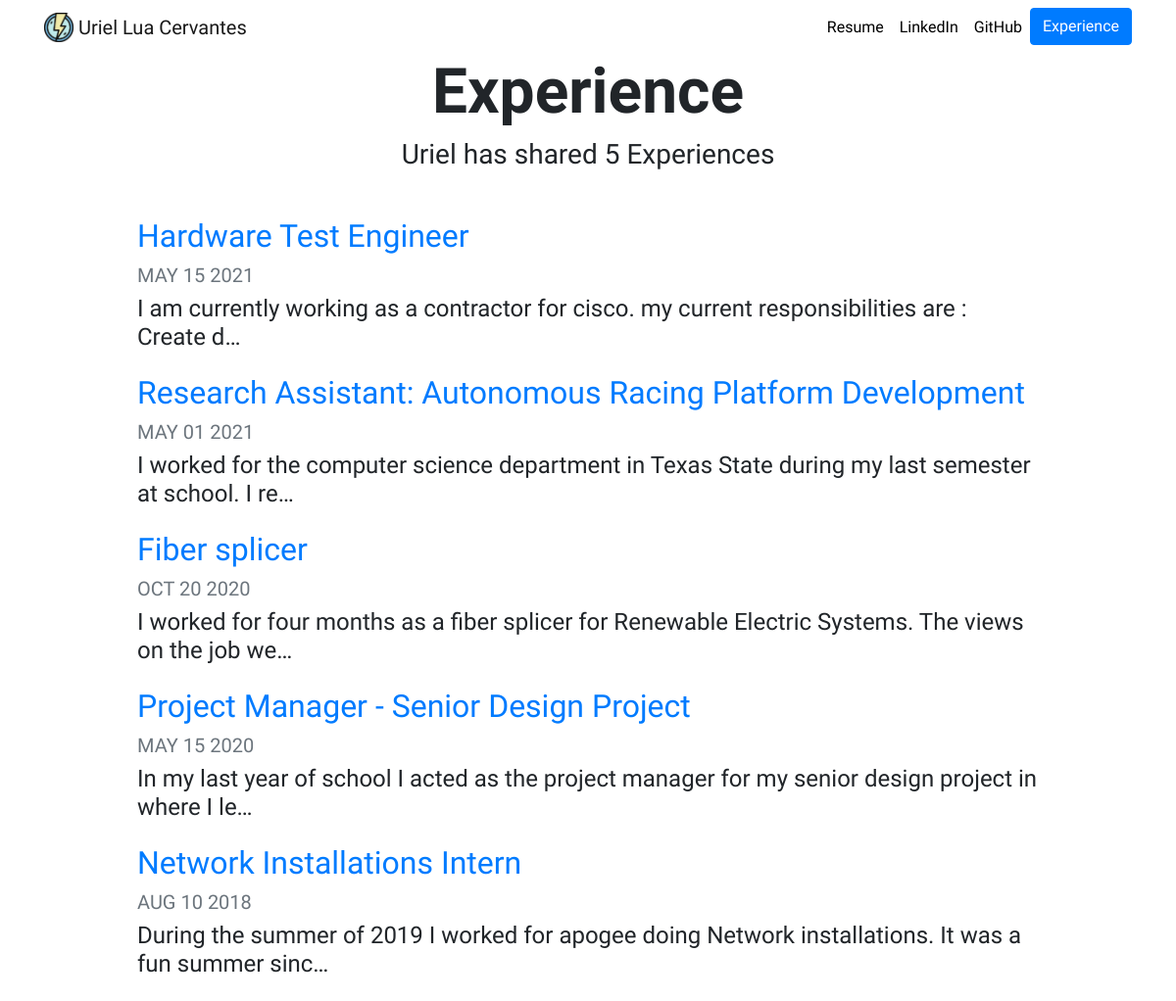
Page /blog/ on the earlier database version.
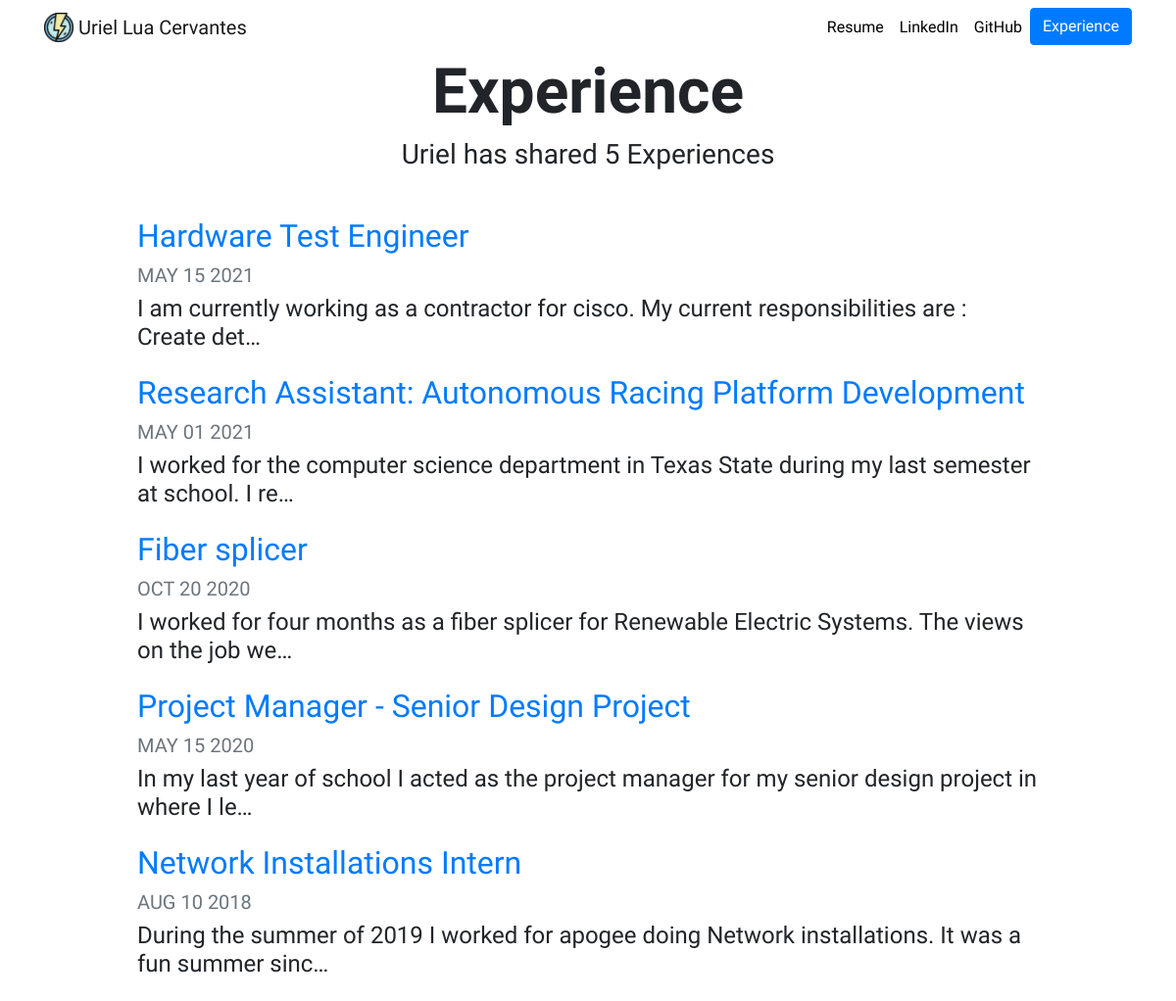
Same page on the later database version.
### blog/models.py (models this page shows, shortened)
class Blog(models.Model):
    title = models.CharField(max_length=100)
    description = models.TextField()
    date = models.DateField()

### blog/views.py (the view)
# urls.py: path('', views.all_blogs, name='all_blogs'),
def all_blogs(request):
    blogs = Blog.objects.order_by('-date')
    return render(request, 'blog/all_blogs.html',{'blogs':blogs})

### blog/templates/blog/all_blogs.html
{% extends "portfolio/base.html" %}
{% load static %}
{% block content %}
<h1 id="blogtitle" class="font-weight-bold text-center">Experience</h1>
<h3 class="text-center mb-5">Uriel has shared {{ blogs.count }} Experience{{ blogs.count|pluralize }}</h3>
{% for blog in blogs %}
<div class="row justify-content-center my-3">
  <div class="col-md-10">
    <a href="{% url 'blog:detail' blog.id %}">
      <h2>{{ blog.title }}</h2>
    </a>
    <h5 class="text-muted">{{ blog.date|date:'M d Y'|upper }}</h5>
    <h4>{{ blog.description|striptags|truncatechars:100 }}</h4>
  </div>
</div>
{% endfor %}
{% endblock %}

Differences in the rows shown:
changed Blog "Hardware Test Engineer": description "I am currently working as a contractor for cisco. my current responsibilities are : Create d…" → "I am currently working as a contractor for cisco. My current responsibilities are : Create det…"
